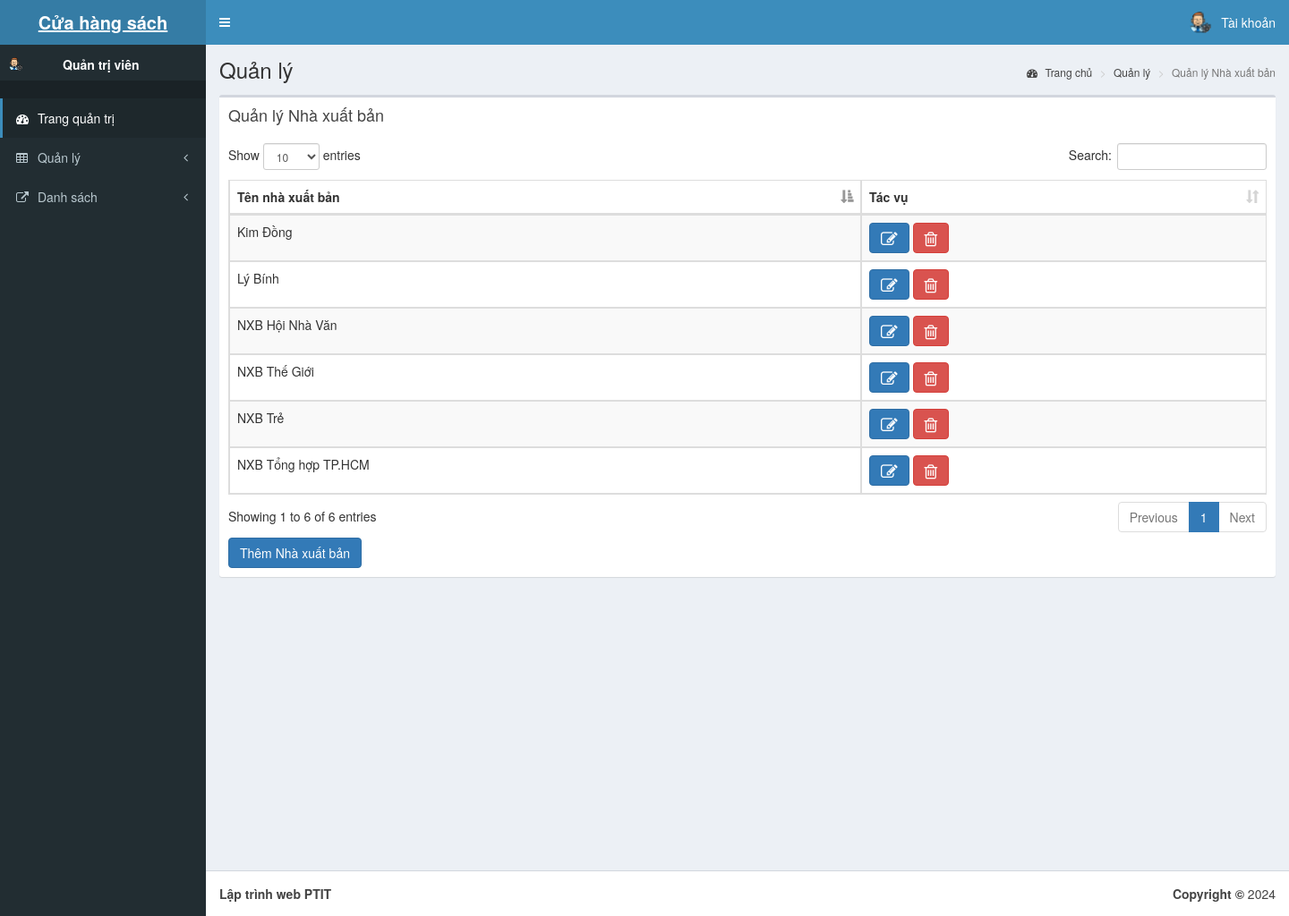
The page /Admin/qlynhasx.php on the database its author committed.
### tables this page shows
CREATE TABLE `nhaxuatban` (
  `ID` bigint(10) NOT NULL,
  `Ten` varchar(50) NOT NULL
);

### Admin/qlynhasx.php (the view, shortened to what this page needs)
<?php
 include "head.php";
?>
  <body class="hold-transition skin-blue sidebar-mini">
    <div class="wrapper">
    <?php
 include "Header.php";
?>
    <?php
 include "aside.php";
?>
      <div class="content-wrapper">
        <section class="content-header">
          <h1>
           Quản lý
          </h1>
          <ol class="breadcrumb">
            <li><a href="index.php"><i class="fa fa-dashboard"></i> Trang chủ</a></li>
            <li><a href="#">Quản lý</a></li>
            <li class="active">Quản lý Nhà xuất bản</li>
          </ol>
        </section>
        <section class="content">
          <div class="row">
            <div class="col-xs-12">
              <div class="box">
                <div class="box-header">
                  <h3 class="box-title">Quản lý Nhà xuất bản</h3>
                </div>
                <div class="box-body">
                  <table id="example1" class="table table-bordered table-striped">
                    <thead >
                      <tr>
                        <th>Tên nhà xuất bản</th>
                        <th>Tác vụ</th>
                      </tr>
                    </thead>
                    <tbody>
                    <?php
                         require '../inc/myconnect.php';
                         $sql="SELECT ID,Ten from nhaxuatban ";
                         $result = $conn->query($sql);
                         if ($result->num_rows > 0) {
                          while($row = $result->fetch_assoc()) {
                      ?>
                        <tr>
                        <td><?php echo $row["Ten"] ?></td>
                        <td><a class="btn btn-primary" href="suanhasx.php?id=<?php  echo $row["ID"]  ?>">
                        <i class="fa fa-edit fa-lg"<acronym title="Chỉnh sửa"></acronym></i></a>
                         <a class="btn btn-danger" onclick="return confirm('Bạn có thật sự muốn xóa không ?');" href="xoahasx.php?id=<?php  echo $row["ID"]  ?>">                   <i class="fa fa-trash-o fa-lg" <acronym title="Xóa">
                         </acronym></i></a></td>
                      </tr>
                      <?php
                          }
                        }
                       ?>
                    </tbody>
                  </table>
                  <div  style="text-align:left">
                <a class="btn btn-primary "href="themnhasx.php">
                    Thêm Nhà xuất bản</a>
                </div>
                </div>
              </div>
            </div>
          </div>
        </section>
      </div>
      <?php
      include "footer.php";
     ?>
    </div>
  </body>
</html>

### rows shown on the page
nhaxuatban: Ten "NXB Trẻ"
nhaxuatban: Ten "NXB Tổng hợp TP.HCM"
nhaxuatban: Ten "NXB Thế Giới"
nhaxuatban: Ten "NXB Hội Nhà Văn"
nhaxuatban: Ten "Kim Đồng"
nhaxuatban: Ten "Lý Bính"
